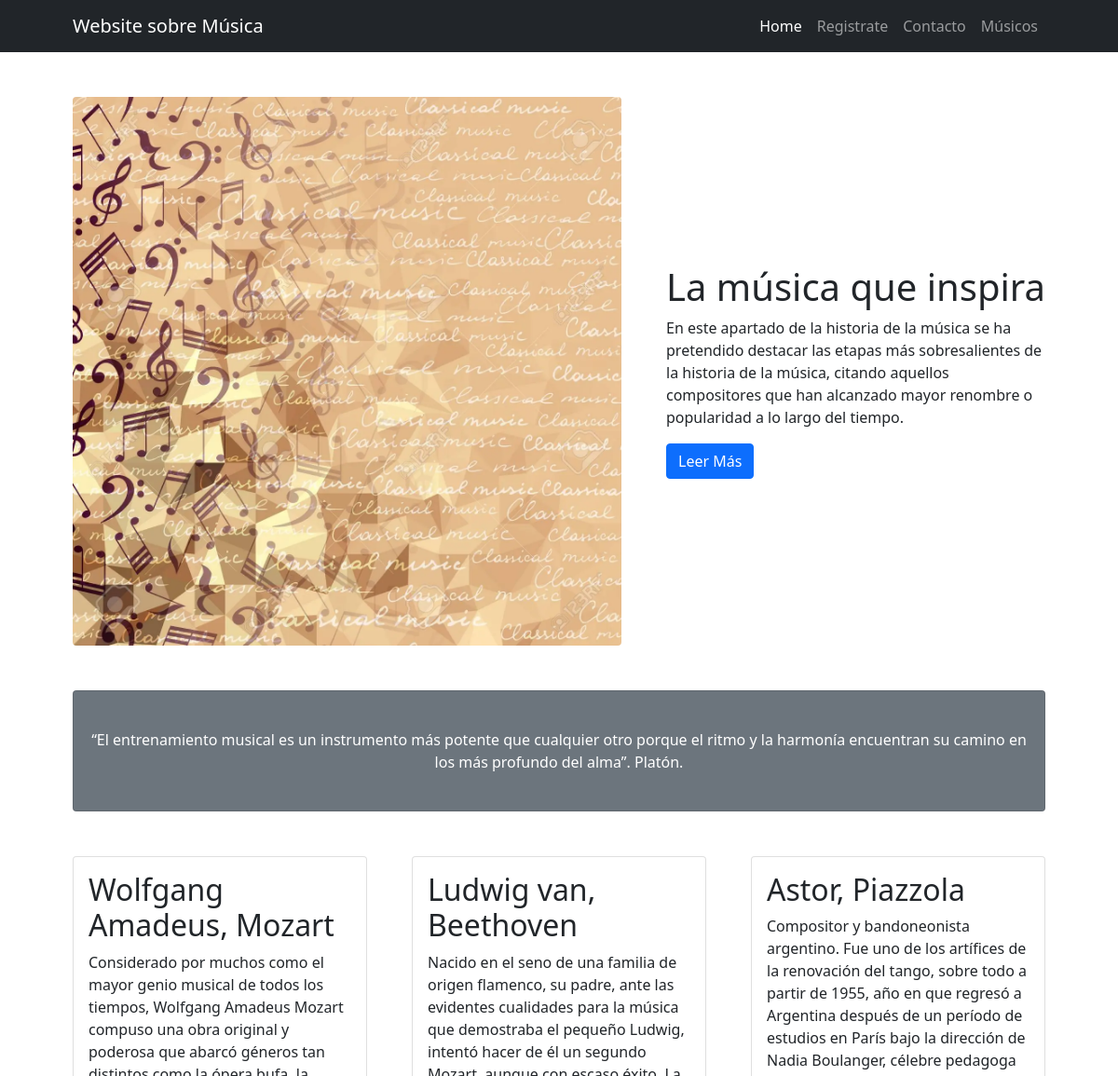
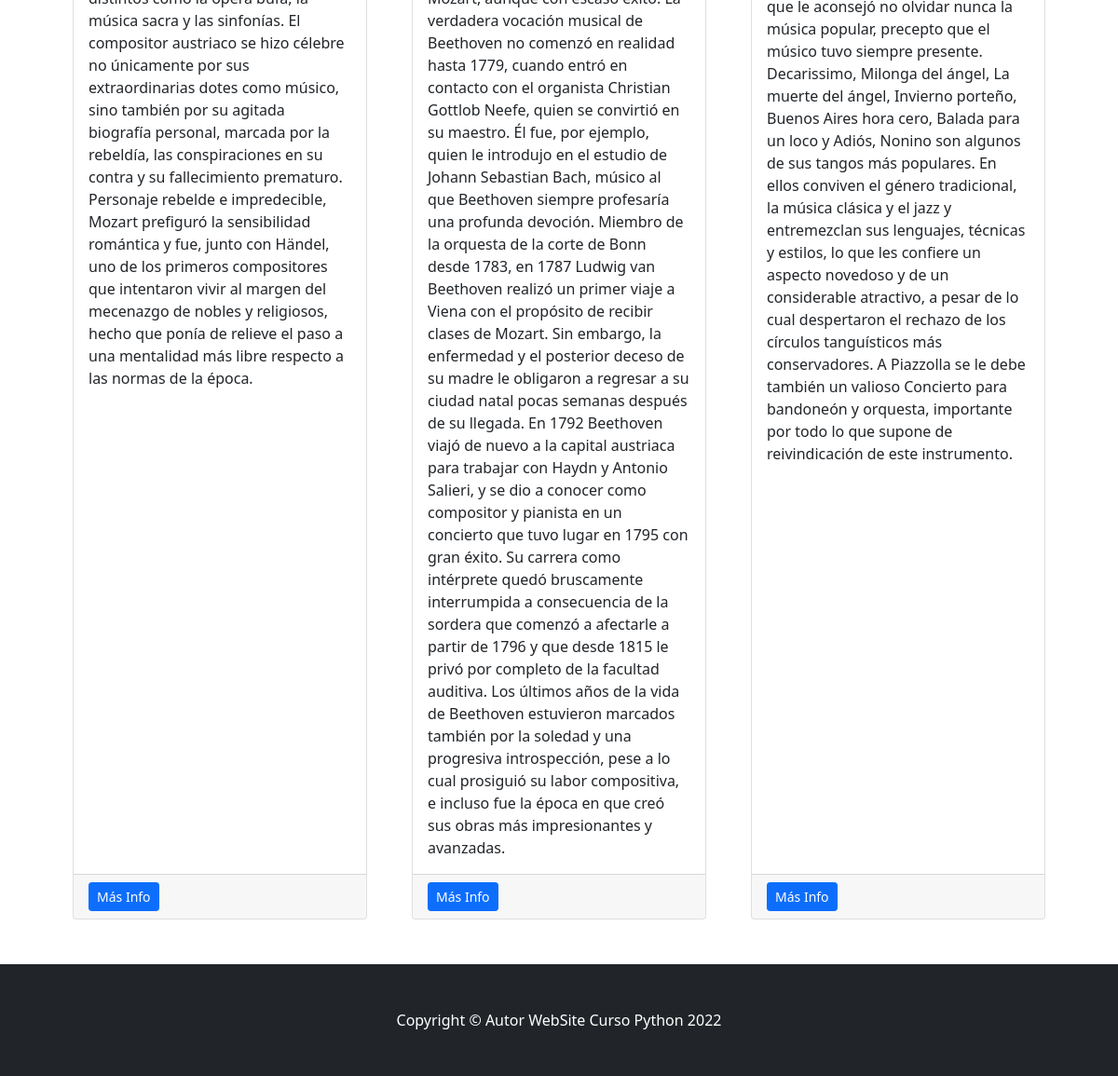
Screenshot of /WebApp/index/ with the database file from the repository (2 pictures, top to bottom).
### WebApp/models.py (models this page shows)
class Musicos(models.Model):
    nombre= models.CharField(max_length=100)
    apellido= models.CharField(max_length=100)
    instrumento= models.TextField()
    fecha_nacimiento= models.DateField()
    fecha_fallecimiento= models.DateField()
    acercade= models.TextField()

### WebApp/views.py (the view)
# urls.py: path('index/', views.index, name="home"),
def index(request):
    musicos_tbl = Musicos.objects.all()
    template = loader.get_template('WebApp/index.html')
    context = {
        'musico': musicos_tbl,
    }
    return HttpResponse(template.render(context, request))

### WebApp/templates/WebApp/index.html (shortened to what this page needs)
{% load static i18n %}
<!DOCTYPE html>
<html lang="en">
    <head>
        <link href="{% static 'css/styles.css' %}" rel="stylesheet" />
    </head>
    <body>
        <nav class="navbar navbar-expand-lg navbar-dark bg-dark">
            <div class="container px-5">
                <a class="navbar-brand" href="#!">Website sobre Música</a>
                <div class="collapse navbar-collapse" id="navbarSupportedContent">
                    <ul class="navbar-nav ms-auto mb-2 mb-lg-0">
                        <li class="nav-item"><a class="nav-link active" aria-current="page" href="{% url 'home' %}">Home</a></li>
                        <li class="nav-item"><a class="nav-link" href="{% url 'registrar' %}">Registrate</a></li>
                        <li class="nav-item"><a class="nav-link" href="{% url 'contacto' %}">Contacto</a></li>
                        <li class="nav-item"><a class="nav-link" href="{% url 'inicioMusicos' %}">Músicos</a></li>
                    </ul>
                </div>
            </div>
        </nav>
        {% block main%}
        <div class="container px-4 px-lg-5">
            <div class="row gx-4 gx-lg-5 align-items-center my-5">
                <div class="col-lg-7"><img class="img-fluid rounded mb-4 mb-lg-0" src="{% static 'image/fondo-de-música.jpg' %}" alt="..." /></div>
                <div class="col-lg-5">
                    <h1 class="font-weight-light">La música que inspira</h1>
                    <p>En este apartado de la historia de la música se ha pretendido destacar las etapas más sobresalientes de la historia de la música, citando aquellos compositores que han alcanzado mayor renombre o popularidad a lo largo del tiempo.</p>
                    <a class="btn btn-primary" href="#!">Leer Más</a>
                </div>
            </div>
            <div class="card text-white bg-secondary my-5 py-4 text-center">
                <div class="card-body"><p class="text-white m-0">“El entrenamiento musical es un instrumento más potente que cualquier otro porque el ritmo y la harmonía encuentran su camino en los más profundo del alma”. Platón.</p></div>
            </div>
            <div class="row gx-4 gx-lg-5">
                {% if musico %}
                {% for m in musico %}
                <div class="col-md-4 mb-5">
                    <div class="card h-100">
                        <div class="card-body">
                            <h2 class="card-title">{{m.nombre}}, {{m.apellido}}</h2>
                            <p class="card-text">{{m.acercade}}</p>
                        </div>
                        <div class="card-footer"><a class="btn btn-primary btn-sm" href="#!">Más Info</a></div>
                    </div>
                </div>
                {% endfor %}
                {% else %}
                <p>No tienes familiares cargados</p>
                {% endif %}
            </div>
        </div>
        {% endblock%}
        <footer class="py-5 bg-dark">
            <div class="container px-4 px-lg-5"><p class="m-0 text-center text-white">Copyright &copy; Autor WebSite Curso Python 2022</p></div>
        </footer>
    </body>
</html>

### rows the page displays
Musicos: nombre "Wolfgang Amadeus", apellido "Mozart", acercade "Considerado por muchos como el mayor genio musical de todos los tiempos, Wolfgang Amadeus Mozart compuso una obra original y poderosa que abarcó géneros tan distintos como la ópera bufa, la música sacra y las sinfonías. El compositor austriaco se hizo célebre no únicamente por sus extraordinarias dotes como músico, sino también por su agitada biografía personal, marcada por la rebeldía, las conspiraciones en su contra y su fallecimiento prematuro. Personaje rebelde e impredecible, Mozart prefiguró la sensibilidad romántica y fue, junto con Händel, uno de los primeros compositores que intentaron vivir al margen del mecenazgo de nobles y religiosos, hecho que ponía de relieve el paso a una…"
Musicos: nombre "Ludwig van", apellido "Beethoven", acercade "Nacido en el seno de una familia de origen flamenco, su padre, ante las evidentes cualidades para la música que demostraba el pequeño Ludwig, intentó hacer de él un segundo Mozart, aunque con escaso éxito. La verdadera vocación musical de Beethoven no comenzó en realidad hasta 1779, cuando entró en contacto con el organista Christian Gottlob Neefe, quien se convirtió en su maestro. Él fue, por ejemplo, quien le introdujo en el estudio de Johann Sebastian Bach, músico al que Beethoven siempre profesaría una profunda devoción. Miembro de la orquesta de la corte de Bonn desde 1783, en 1787 Ludwig van Beethoven realizó un primer viaje a Viena con el propósito de recibir clases de Mozart. Sin…"
Musicos: nombre "Astor", apellido "Piazzola", acercade "Compositor y bandoneonista argentino. Fue uno de los artífices de la renovación del tango, sobre todo a partir de 1955, año en que regresó a Argentina después de un período de estudios en París bajo la dirección de Nadia Boulanger, célebre pedagoga que le aconsejó no olvidar nunca la música popular, precepto que el músico tuvo siempre presente. Decarissimo, Milonga del ángel, La muerte del ángel, Invierno porteño, Buenos Aires hora cero, Balada para un loco y Adiós, Nonino son algunos de sus tangos más populares. En ellos conviven el género tradicional, la música clásica y el jazz y entremezclan sus lenguajes, técnicas y estilos, lo que les confiere un aspecto novedoso y de un considerable…"
